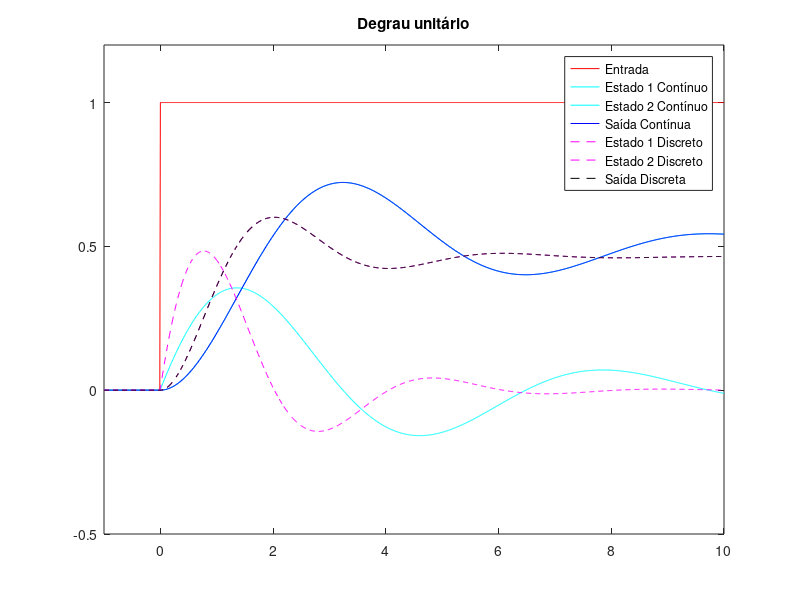
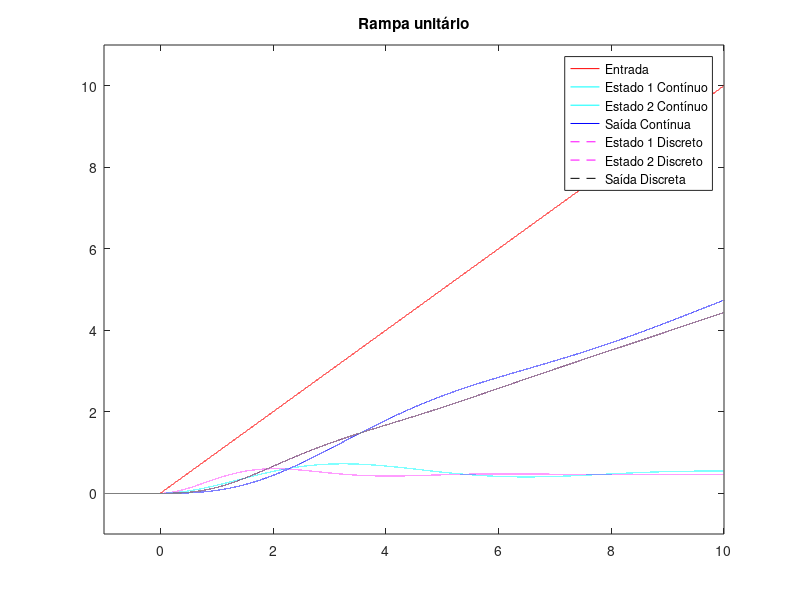
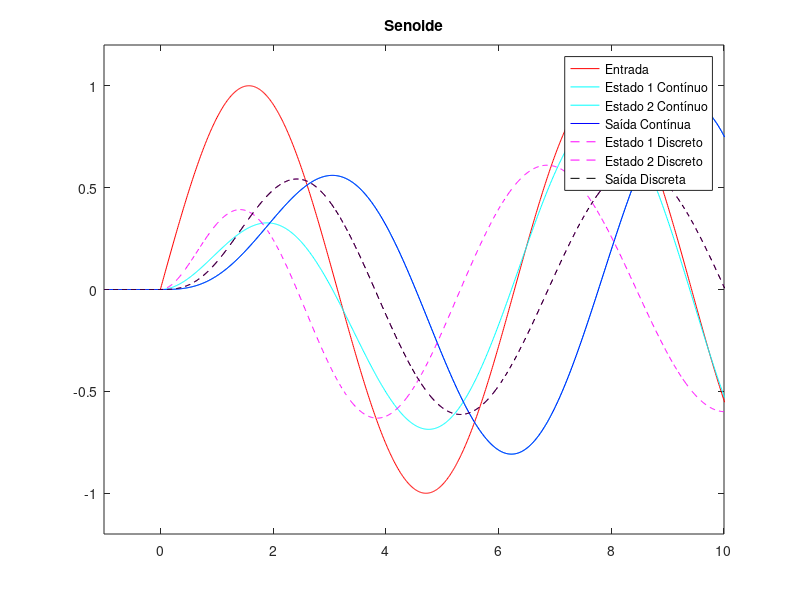

The MATLAB source for these figures, in order:
clear;
close all;

% Definição arbitrária das variáveis do sistema
m = 2;
k = 2;
c = 1;
T = 1.6;

% Espaço de estados contínuo
Ac = [0 1;-k/m -c/m];
Bc = [0;1/m];
Cc = [1 0];
Dc = [0];
ssc = ss(Ac,Bc,Cc,Dc);

% Espaço de estados discreto
Ad = [0 1;((T*c)/m)-((T*T*k)/m)-1 -2+((T*c)/m)];
Bd = [0;(T*T)/m];
Cd = [1 0];
Dd = [0];
ssd = ss(Ad,Bd,Cd,Dd);

% Degrau unitário
u=zeros(1,100);
u=[u, ones(1,1001)];
t=-1:0.01:10;
plot(t,u,'r'), axis([-1 10 -0.5 1.2])
title('Degrau unitário');
hold on;

% Plotagem da ondas ondas dos estados e da saída
% Contínuo
[yc,timec,xc]=lsim(ssc, u, t);
plot(timec,xc,'-c');
hold on;
plot(timec,yc,'-b');
hold on;
% Discreto
[yd,timed,xd]=lsim(ssd, u, t);
plot(timed,xd, '--m');
hold on;
plot(timed,yd, '--k');
hold on;
legend('Entrada', 'Estado 1 Contínuo', 'Estado 2 Contínuo', 'Saída Contínua', 'Estado 1 Discreto', 'Estado 2 Discreto', 'Saída Discreta');
figure;

% Rampa unitário
u=zeros(1,10000);
u=[u, 0:0.0001:10;];
t=-1:0.0001:10;
plot(t,u,'r'), axis([-1 10 -1 11])
title('Rampa unitário');
hold on;

% Plotagem da ondas ondas dos estados e da saída
% Contínuo
[yc,timec,xc]=lsim(ssc, u, t);
plot(t,xc,'-c');
hold on;
plot(t,yc,'-b');
hold on;
% Discreto
[yd,timed,xd]=lsim(ssd, u, t);
plot(t,xd, '--m');
hold on;
plot(t,yd, '--k');
hold on;
legend('Entrada', 'Estado 1 Contínuo', 'Estado 2 Contínuo', 'Saída Contínua', 'Estado 1 Discreto', 'Estado 2 Discreto', 'Saída Discreta');
figure;

% Seno
u=zeros(1,100);
u=[u, 0:0.01:20*pi];
u=sin(u);
t=-1:0.01:62.83;
plot(t,u,'r'), axis([-1 10 -1.2 1.2])
title('Senoide');
hold on;

% Plotagem da ondas ondas dos estados e da saída
% Contínuo
[yc,timec,xc]=lsim(ssc, u, t);
plot(t,xc,'-c');
hold on;
plot(t,yc,'-b');
hold on;
% Discreto
[yd,timed,xd]=lsim(ssd, u, t);
plot(t,xd, '--m');
hold on;
plot(t,yd, '--k');
hold on;
legend('Entrada', 'Estado 1 Contínuo', 'Estado 2 Contínuo', 'Saída Contínua', 'Estado 1 Discreto', 'Estado 2 Discreto', 'Saída Discreta');